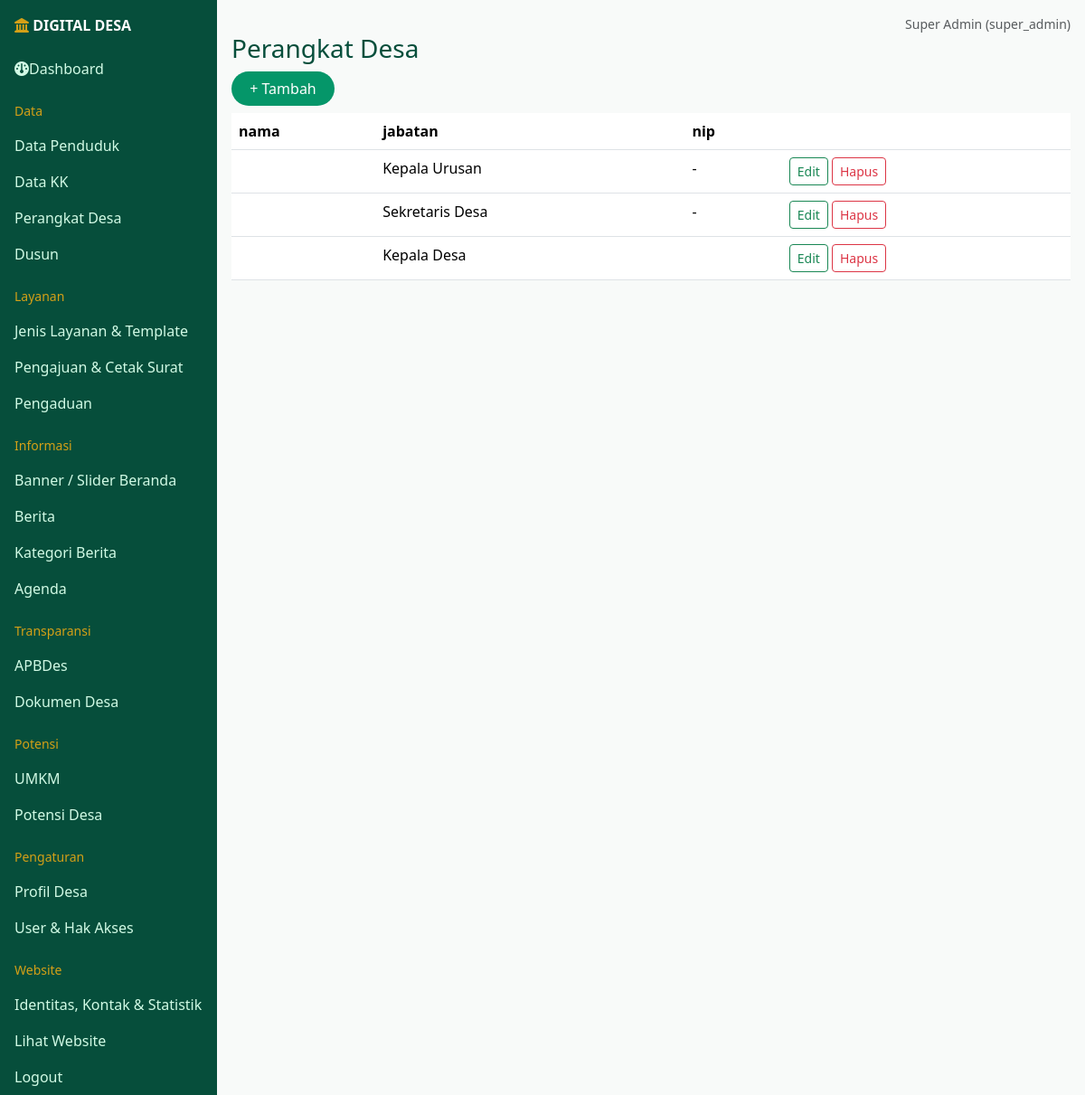
/admin/crud.php?t=perangkat_desa (signed in), run on the app's committed database.
### tables this page shows
CREATE TABLE perangkat_desa(id INT AUTO_INCREMENT PRIMARY KEY,nama VARCHAR(100),jabatan VARCHAR(60),nip VARCHAR(30),foto VARCHAR(100));

### config/database.php (called while the page is built, shortened)
<?php
if ($_SERVER['HTTP_HOST'] === 'localhost') {
    $host = 'localhost';
    $db   = 'digital_desa';
    $user = 'root';
    $pass = '';
} else {
    $host = 'sql107.infinityfree.com';
    $db   = 'if0_43028656_desa_lemahmulya';
    $user = 'if0_43028656';
    $pass = 'rgmvGCwJ3SWcKxg';
}
try {
    $pdo = new PDO(
        "mysql:host=$host;dbname=$db;charset=utf8mb4",
        $user,
        $pass,
        [
            PDO::ATTR_ERRMODE => PDO::ERRMODE_EXCEPTION,
            PDO::ATTR_DEFAULT_FETCH_MODE => PDO::FETCH_ASSOC
        ]
    );
} catch (PDOException $e) {
    die("Koneksi gagal: " . $e->getMessage());
}
function e($s){return htmlspecialchars((string)$s,ENT_QUOTES,'UTF-8');}
function run($q,$p=[]){global $pdo;$s=$pdo->prepare($q);$s->execute($p);return $s;}
function rows($q,$p=[]){return run($q,$p)->fetchAll();}

### admin/crud.php (the view, shortened to what this page needs)
<?php require '../config/database.php';need(['super_admin','admin_desa','kepala_desa']);$r=$_SESSION['u']['role'];
$t=$_GET['t']??'berita';if(!isset($T[$t])||($t=='users'&&$r!='super_admin'))$t='berita';
$title=$T[$t][0];$F=$T[$t][1];$o=$T[$t][2]??[];$L=$o['list']??array_slice(array_keys($F),0,3);
$can=$r!='kepala_desa'||$t=='pengajuan_layanan';$msg='';
include '../includes/sidebar.php';?>
<h3 class="text-hijau"><?=e($title)?></h3><?php if($msg):?><div class="alert alert-info"><?=e($msg)?></div><?php endif;?>
<?php if($can&&(isset($_GET['e'])||(isset($_GET['n'])&&empty($o['noadd'])))):$cur=isset($_GET['e'])?row("SELECT * FROM $t WHERE id=?",[(int)$_GET['e']]):[];?>
<form method="post" enctype="multipart/form-data" class="card-desa bg-white p-4 mb-3"><?=csrf()?><input type="hidden" name="id" value="<?=(int)($cur['id']??0)?>"><input type="hidden" name="a" value="save"><?php foreach($F as $k=>[$l,$ty])echo fld($k,$l,$ty,$cur[$k]??'');?><button class="btn btn-hijau">Simpan</button> <a class="btn btn-secondary" href="crud.php?t=<?=$t?>">Batal</a></form>
<?php else:?><?php if($can&&empty($o['noadd'])):?><a class="btn btn-hijau mb-2" href="crud.php?t=<?=$t?>&n=1">+ Tambah</a><?php endif;?>
<div class="table-responsive"><table class="table bg-white"><tr><?php foreach($L as $c):?><th><?=e($c)?></th><?php endforeach;?><th></th></tr><?php foreach(rows("SELECT * FROM $t ORDER BY id DESC") as $x):?><tr><?php foreach($L as $c):?><td><?=e(mb_strimwidth((string)($x[$c]??''),0,60,'...'))?></td><?php endforeach;?><td class="text-nowrap"><?php if($can):?><a class="btn btn-sm btn-outline-success" href="crud.php?t=<?=$t?>&e=<?=$x['id']?>">Edit</a> <?php endif;if(!empty($o['surat'])):?><a class="btn btn-sm btn-outline-dark" target="_blank" href="surat.php?id=<?=$x['id']?>">Cetak Surat</a> <?php endif;if($can&&empty($o['nodel'])):?><form method="post" class="d-inline" onsubmit="return confirm('Hapus data?')"><?=csrf()?><input type="hidden" name="a" value="del"><input type="hidden" name="id" value="<?=$x['id']?>"><button class="btn btn-sm btn-outline-danger">Hapus</button></form><?php endif;?></td></tr><?php endforeach;?></table></div><?php endif;?><?php include '../includes/adminfoot.php';?>

### assets/css/style.css (style rules this page uses)
:root { --h:#064e3b;--e:#059669;--g:#d4a017 }
body { background:#f8faf9;font-family:'Segoe UI',sans-serif }
.text-hijau { color:var(--h)!important }
.btn-hijau { background:var(--e);color:#fff;border-radius:50px;padding:.4rem 1.2rem }

### data on the page
perangkat_desa: jabatan "Kepala Urusan", nip "-"
perangkat_desa: jabatan "Sekretaris Desa", nip "-"
perangkat_desa: jabatan "Kepala Desa"

### other printed values
$group "Data"
$label "Data Penduduk"
$label "Data KK"
$label "Perangkat Desa"
$label "Dusun"
$group "Layanan"
$label "Jenis Layanan & Template"
$label "Pengajuan & Cetak Surat"
$label "Pengaduan"
$group "Informasi"
$label "Banner / Slider Beranda"
$label "Berita"
$label "Kategori Berita"
$label "Agenda"
$group "Transparansi"
